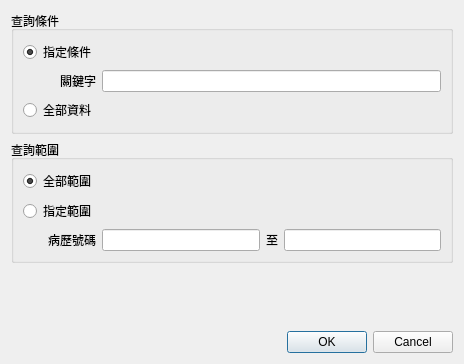
<?xml version="1.0" encoding="UTF-8"?>
<ui version="4.0">
 <class>Dialog_medical_record_list</class>
 <widget class="QDialog" name="Dialog_medical_record_list">
  <property name="windowModality">
   <enum>Qt::NonModal</enum>
  </property>
  <property name="geometry">
   <rect>
    <x>0</x>
    <y>0</y>
    <width>464</width>
    <height>364</height>
   </rect>
  </property>
  <property name="sizePolicy">
   <sizepolicy hsizetype="Preferred" vsizetype="Preferred">
    <horstretch>0</horstretch>
    <verstretch>0</verstretch>
   </sizepolicy>
  </property>
  <property name="windowTitle">
   <string>病患查詢</string>
  </property>
  <layout class="QVBoxLayout" name="verticalLayout">
   <item>
    <widget class="QGroupBox" name="groupBox">
     <property name="title">
      <string>查詢條件</string>
     </property>
     <property name="flat">
      <bool>true</bool>
     </property>
     <layout class="QGridLayout" name="gridLayout">
      <item row="1" column="0">
       <widget class="QLabel" name="label_3">
        <property name="text">
         <string>關鍵字</string>
        </property>
        <property name="alignment">
         <set>Qt::AlignRight|Qt::AlignTrailing|Qt::AlignVCenter</set>
        </property>
       </widget>
      </item>
      <item row="1" column="2">
       <widget class="QLineEdit" name="lineEdit_keyword"/>
      </item>
      <item row="0" column="0">
       <widget class="QRadioButton" name="radioButton_keyword">
        <property name="text">
         <string>指定條件</string>
        </property>
        <property name="checked">
         <bool>true</bool>
        </property>
       </widget>
      </item>
      <item row="5" column="0">
       <widget class="QRadioButton" name="radioButton_all">
        <property name="text">
         <string>全部資料</string>
        </property>
        <property name="checked">
         <bool>false</bool>
        </property>
       </widget>
      </item>
     </layout>
    </widget>
   </item>
   <item>
    <widget class="QGroupBox" name="groupBox_2">
     <property name="title">
      <string>查詢範圍</string>
     </property>
     <property name="flat">
      <bool>true</bool>
     </property>
     <layout class="QGridLayout" name="gridLayout_2">
      <item row="1" column="0">
       <widget class="QRadioButton" name="radioButton_range">
        <property name="text">
         <string>指定範圍</string>
        </property>
       </widget>
      </item>
      <item row="2" column="1">
       <widget class="QLineEdit" name="lineEdit_start"/>
      </item>
      <item row="2" column="0">
       <widget class="QLabel" name="label">
        <property name="sizePolicy">
         <sizepolicy hsizetype="Preferred" vsizetype="Preferred">
          <horstretch>0</horstretch>
          <verstretch>0</verstretch>
         </sizepolicy>
        </property>
        <property name="autoFillBackground">
         <bool>false</bool>
        </property>
        <property name="text">
         <string>病歷號碼</string>
        </property>
        <property name="alignment">
         <set>Qt::AlignRight|Qt::AlignTrailing|Qt::AlignVCenter</set>
        </property>
        <property name="wordWrap">
         <bool>false</bool>
        </property>
       </widget>
      </item>
      <item row="0" column="0">
       <widget class="QRadioButton" name="radioButton_all_range">
        <property name="text">
         <string>全部範圍</string>
        </property>
        <property name="checked">
         <bool>true</bool>
        </property>
       </widget>
      </item>
      <item row="2" column="2">
       <widget class="QLabel" name="label_2">
        <property name="text">
         <string>至</string>
        </property>
        <property name="alignment">
         <set>Qt::AlignCenter</set>
        </property>
       </widget>
      </item>
      <item row="2" column="3">
       <widget class="QLineEdit" name="lineEdit_end"/>
      </item>
     </layout>
    </widget>
   </item>
   <item>
    <spacer name="verticalSpacer">
     <property name="orientation">
      <enum>Qt::Vertical</enum>
     </property>
     <property name="sizeHint" stdset="0">
      <size>
       <width>20</width>
       <height>40</height>
      </size>
     </property>
    </spacer>
   </item>
   <item>
    <widget class="QDialogButtonBox" name="buttonBox">
     <property name="orientation">
      <enum>Qt::Horizontal</enum>
     </property>
     <property name="standardButtons">
      <set>QDialogButtonBox::Cancel|QDialogButtonBox::Ok</set>
     </property>
     <property name="centerButtons">
      <bool>false</bool>
     </property>
    </widget>
   </item>
  </layout>
 </widget>
 <resources/>
 <connections>
  <connection>
   <sender>buttonBox</sender>
   <signal>accepted()</signal>
   <receiver>Dialog_medical_record_list</receiver>
   <slot>accept()</slot>
   <hints>
    <hint type="sourcelabel">
     <x>248</x>
     <y>254</y>
    </hint>
    <hint type="destinationlabel">
     <x>157</x>
     <y>274</y>
    </hint>
   </hints>
  </connection>
  <connection>
   <sender>buttonBox</sender>
   <signal>rejected()</signal>
   <receiver>Dialog_medical_record_list</receiver>
   <slot>reject()</slot>
   <hints>
    <hint type="sourcelabel">
     <x>316</x>
     <y>260</y>
    </hint>
    <hint type="destinationlabel">
     <x>286</x>
     <y>274</y>
    </hint>
   </hints>
  </connection>
 </connections>
</ui>
